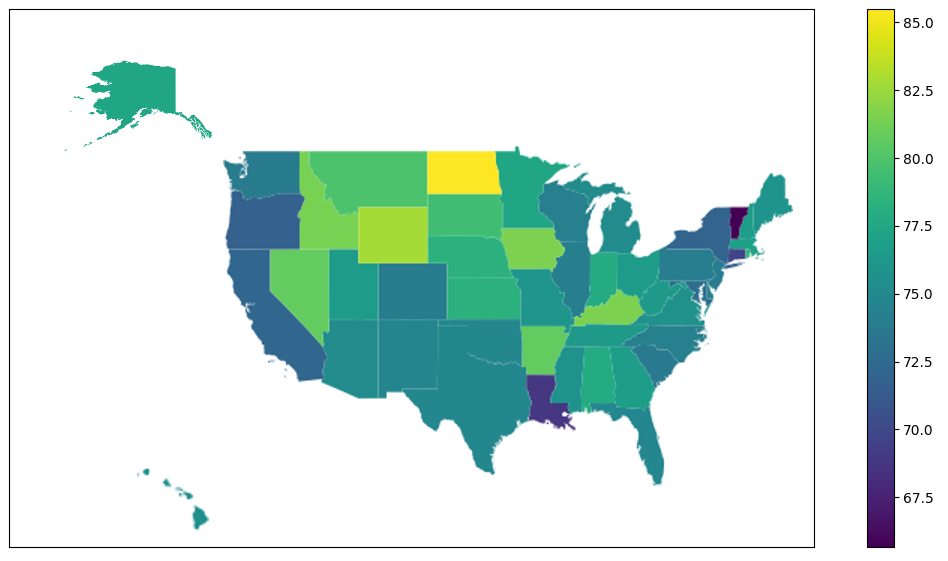

Python code for this plot:
import pandas as pd
import numpy as np
import seaborn as sns
import matplotlib.pyplot as plt
import shapely
import matplotlib.patches as mpatches
import geopandas as gpd
import geoplot as gplt
import os


# HO SOMMATO TUTTI I TWEET BUONI - CATTIVI E NEUTRALI/NON DEFINITI DEI POLITICI DI UNO STATO
# (INDIPENDENTEMENTE CHE SIANO DEM O REP) E NE HO CALCOLATO LE PERCENTUALI SUI TWEET TOTALI 
# DELLO STATO. 


def tweets_percentual_for_any_label_and_state(tweets_users):
    tweets_users_with_location = tweets_users[tweets_users["account_location"] != "none"]

    absolute_comparison = tweets_users_with_location.groupby(["label", "account_location"]).count().reset_index()
    absolute_comparison.columns = ["label", "account_location", "tweets_number"]

    # TRANSFORM STRUCTURE OF DATA
    absolute_comparison_temp = pd.DataFrame()
    absolute_comparison_temp["account_location"] = sorted(list(set(absolute_comparison["account_location"])))
    absolute_comparison_temp["good_tweets"] = absolute_comparison[absolute_comparison["label"] == "good"]["tweets_number"].tolist()
    absolute_comparison_temp["bad_tweets"] = absolute_comparison[absolute_comparison["label"] == "bad"]["tweets_number"].tolist()
    absolute_comparison_temp["neutral/not defined"] = absolute_comparison[absolute_comparison["label"] == "neutral/not defined"]["tweets_number"].tolist()

    # MUST PARSE TO FLOAT 
    for column in absolute_comparison_temp.columns[1:]:
        absolute_comparison_temp[column] = absolute_comparison_temp[column].astype(float)

    # PERCENTUAL
    for label in absolute_comparison_temp.index:
        total_tweets = sum([absolute_comparison_temp.loc[label][column] for column in absolute_comparison_temp.columns[1:]])
        absolute_comparison_temp.at[label, "good_tweets"] *= 100 / total_tweets 
        absolute_comparison_temp.at[label, "bad_tweets"] *= 100 / total_tweets 
        absolute_comparison_temp.at[label, "neutral/not defined"] *= 100 / total_tweets

    return absolute_comparison_temp.copy()


def plot_results(absolute_comparison):
    usa = gpd.read_file('states_comparison/geo_data/states.shp')
    usa = usa[usa["STATE_NAME"] != "District of Columbia"]
    usa = usa[["STATE_NAME", "geometry"]]
    usa = usa.sort_values(by=['STATE_NAME'])
    usa.index = range(50)

    usa["good_tweets"] = absolute_comparison["good_tweets"]
    usa["bad_tweets"] = absolute_comparison["bad_tweets"]
    usa["neutral/not defined"] = absolute_comparison["neutral/not defined"]

    usa.plot(column='good_tweets', legend=True)

    plt.show()




#################################################################################################################
#                                                ______
#                                               | MAIN |
#                                                 
#################################################################################################################

os.chdir("..")
os.chdir("..")

desidered_path = os.getcwd() + '/labelled_tweet.csv'
tweets = pd.read_csv(desidered_path)

desidered_path = os.getcwd() + '/users.csv'
users = pd.read_csv(desidered_path)

tweets_users = pd.merge(tweets[["label", "politician_name"]], users[['politician_name', 'account_location']], on='politician_name', how='left')

absolute_comparison = tweets_percentual_for_any_label_and_state(tweets_users)

plot_results(absolute_comparison)
